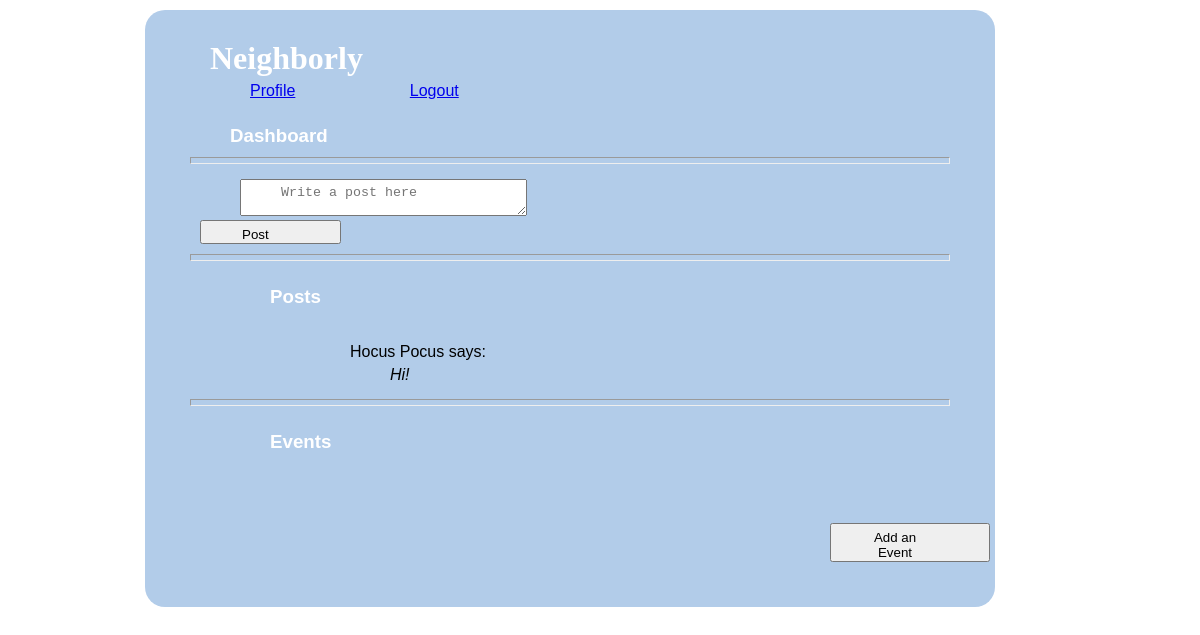
The app's page /dashboard (signed in), older data.
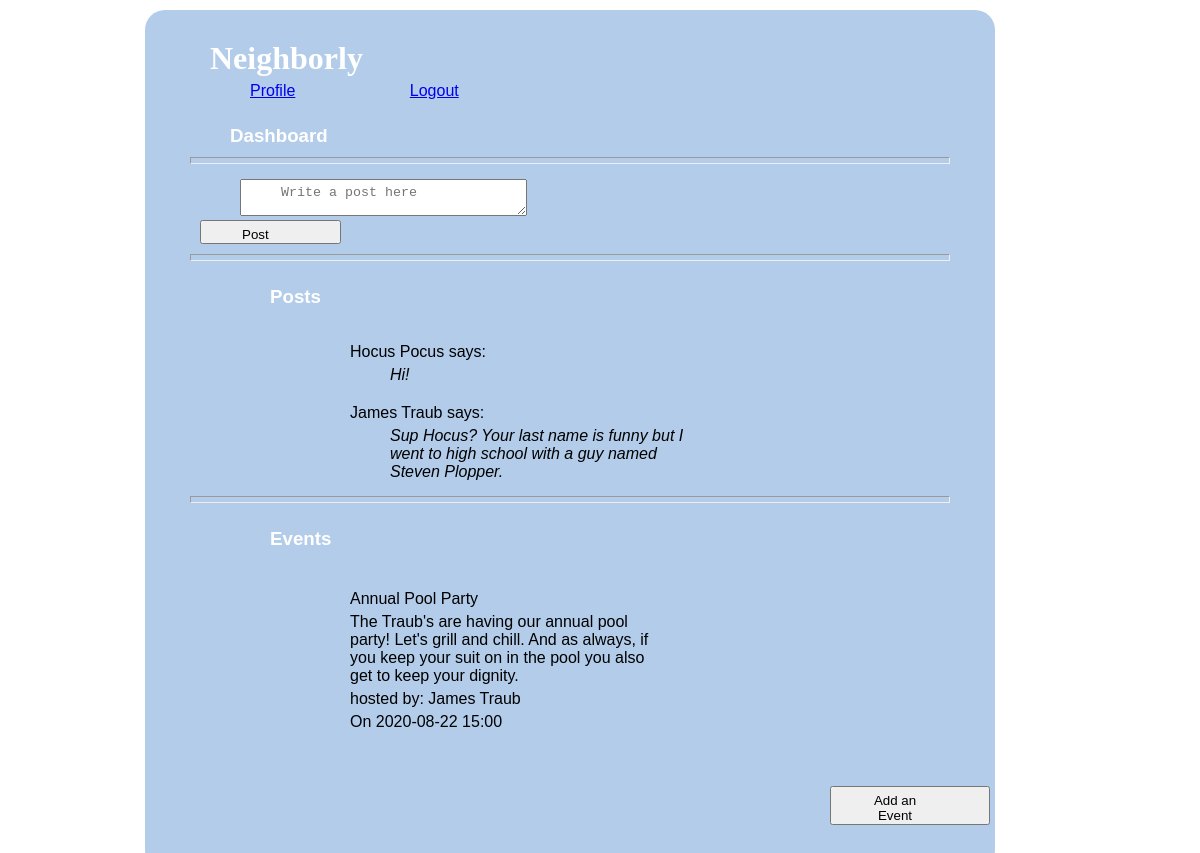
The same page, newer data.
### models.py (models this page shows, shortened)
class Post(db.Model):
    __tablename__ = "posts"
    id = db.Column(db.Integer, primary_key=True)
    message = db.Column(db.String(255))
    user_id = db.Column(db.Integer, db.ForeignKey('users.id', ondelete='cascade'))
    user = db.relationship('User', foreign_keys=[user_id])
    users_who_like_this_post = db.relationship('User', secondary=likes_table, passive_deletes=True)
    created_at = db.Column(db.DateTime, server_default = func.now())
    updated_at = db.Column(db.DateTime, server_default = func.now(), onupdate = func.now())

class User(db.Model):
    __tablename__ = "users"
    id = db.Column(db.Integer, primary_key=True)
    first_name = db.Column(db.String(45))
    last_name = db.Column(db.String(45))
    email = db.Column(db.String(255))
    address_id = db.Column(db.Integer, db.ForeignKey('addresses.id', ondelete='cascade'))
    address = db.relationship('Address', foreign_keys=[address_id])
    password_hash=db.Column(db.String(255))
    posts_this_user_likes = db.relationship('Post', secondary=likes_table, passive_deletes=True)
    all_post = db.relationship('Post', back_populates="user", cascade="all, delete, delete-orphan")
    all_event = db.relationship('Event', back_populates="user", cascade="all, delete, delete-orphan")
    created_at = db.Column(db.DateTime, server_default = func.now())
    updated_at = db.Column(db.DateTime, server_default = func.now(), onupdate = func.now())

class Event(db.Model):
    __tablename__ = "events"
    id = db.Column(db.Integer, primary_key=True)
    title = db.Column(db.String(100))
    description = db.Column(db.String(255))
    date = db.Column(db.String(45))
    time = db.Column(db.String(45))
    user_id = db.Column(db.Integer, db.ForeignKey('users.id', ondelete='cascade'))
    user = db.relationship('User', foreign_keys=[user_id])
    location_id = db.Column(db.Integer, db.ForeignKey('event_locations.id', ondelete='cascade'))
    location = db.relationship('Event_location', foreign_keys=[location_id])
    created_at = db.Column(db.DateTime, server_default = func.now())
    updated_at = db.Column(db.DateTime, server_default = func.now(), onupdate = func.now())

### controller.py (the view)
def dashboard():
    if 'user_id' not in session:
        return redirect("/")
    posts = Post.query.all()
    events = Event.query.all()
    return render_template("dashboard.html", all_posts = posts, all_events = events )

### templates/dashboard.html (shortened to what this page needs)
<!DOCTYPE html>
<html lang="en">
<head>
    <link rel="stylesheet" type="text/css" href="{{ url_for('static', filename='style.css') }}">
</head>
<body>
    <div class="container_dashboard">
        <h1>Neighborly</h1>
        <div class="navigation">
            <a href="/user_profile">Profile</a>
            <a href="/logout">Logout</a>
        </div>
        <div class="dashboard">
            <h3>Dashboard</h3>
            <hr>
            <form action="/add/post" method="POST">
                <p> <textarea name="message" placeholder="Write a post here"></textarea></p>
                <input type="submit" value="Post">
            </form>
            <hr>
            <div class="posts">
                <h3>Posts</h3>
                <ul>
                    {% for post in all_posts %}
                    <li>
                        <p>{{post.user.first_name}} {{post.user.last_name}} says:</p>
                        <span><p>{{post.message}}</p></span>
                    </li>
                    {% endfor %}
                </ul>
            </div>
            <hr>
            <div class="events">
                <h3>Events</h3>
                <ul>
                    {% for event in all_events %}
                    <li>
                        <p>{{event.title}}</p>
                        <p>{{event.description}}</p>
                        <p>hosted by: {{event.user.first_name}} {{event.user.last_name}}</p>
                        <p>On {{event.date}} {{event.time}}</p>
                    </li>
                    {% endfor %}
                </ul>
            </div>
            <a href="/events"><button>Add an Event</button></a>
        </div>
    </div>
</body>
</html>

### static/style.css (style rules this page uses)
* { margin: 0px; padding: 5px 70px 0px 40px; }
.container_dashboard { width: 800px; background-color: rgb(178, 204, 233); margin: 0px auto; padding: 25px; border-radius: 20px; font-family: 'Lucida Sans', 'Lucida Sans Regular', 'Lucida Grande', 'Lucida Sans Unicode', Geneva, Verdana, sans-serif; }
.container_dashboard h1 { font-family: cursive; color: white; }
.container_dashboard li { list-style: none; }
.dashboard { padding: 20px; }
.dashboard h3 { padding-bottom: 10px; color: white; }
.dashboard form { padding: 10px; }
.dashboard button { vertical-align: bottom; margin-top: 40px; margin-left: 600px; }
.posts { margin-top: 15px; margin-bottom: 15px; }
.posts li { margin-top: 10px; }
.posts li p { display: inline-block; }
.posts span { font-style: italic; }
.events { margin-top: 15px; margin-bottom: 15px; }
.events li { margin-top: 15px; }

Row changes from the older to the newer data that the page shows:
added Post: user.first_name "James", user.last_name "Traub", message "Sup Hocus? Your last name is funny but I went to high school with a guy named Steven Plopper."
added Event: title "Annual Pool Party", description "The Traub's are having our annual pool party! Let's grill and chill. And as always, if you keep your suit on in the pool you also get to keep your dignity.", user.first_name "James", user.last_name "Traub", date "2020-08-22", time "15:00"
